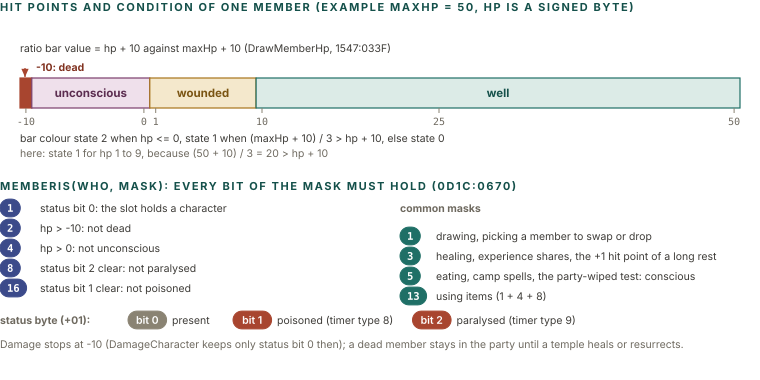

Here is the Python script that generated this plot:
import sys; sys.path.insert(0, '.')
from figlib import *

MAXHP = 50
c = Canvas(760, 380)
c.section(0, 11, "Hit points and condition of one member (example maxHp = 50, hp is a signed byte)")

X0, X1 = 20, 740
lo, hi = -10, MAXHP
def px(v):
    return X0 + (v - lo) / float(hi - lo + 1) * (X1 - X0)
AY = 78
H = 30
# bands
bands = [(-10, -10, "red", "dead"), (-9, 0, "plum", "unconscious"), (1, 9, "ochre", "wounded"), (10, MAXHP, "teal", "well")]
for a, b, k, t in bands:
    tc, sc, fc = PAL[k]
    c.rect(px(a), AY, px(b + 1) - px(a), H, fill=SOLID[k] if a == -10 else fc, stroke=sc, sw=1.2, rx=0)
    if b - a >= 6:
        c.text((px(a) + px(b + 1)) / 2, AY + 19, t, size=11.5, weight=700, color=tc, anchor="middle")
c.text(px(-10) + 16, AY - 7, "-10: dead", size=10.5, weight=700, color="#80311F")
c.arrow([(px(-10) + 5, AY - 10), (px(-10) + 5, AY - 1)], color=SOLID["red"])
# ticks
for v in [-10, 0, 1, 10, 25, 50]:
    x = px(v) + (px(v + 1) - px(v)) / 2
    c.line(x, AY + H, x, AY + H + 5, stroke=GREY)
    c.text(x, AY + H + 17, str(v), size=10, color=MUTED, anchor="middle", mono=True)

# bar colour states
c.text(X0, AY - 26, "ratio bar value = hp + 10 against maxHp + 10 (DrawMemberHp, 1547:033F)", size=10.5, color=INK2)
by = AY + H + 34
c.text(X0, by, "bar colour state 2 when hp <= 0, state 1 when (maxHp + 10) / 3 > hp + 10, else state 0", size=10.5, color=INK2)
c.text(X0, by + 15, "here: state 1 for hp 1 to 9, because (50 + 10) / 3 = 20 > hp + 10", size=10.5, color=MUTED)

# MemberIs table
TY = 196
c.section(0, TY - 6, "MemberIs(who, mask): every bit of the mask must hold (0D1C:0670)")
bits = [("1", "status bit 0: the slot holds a character"), ("2", "hp > -10: not dead"), ("4", "hp > 0: not unconscious"),
        ("8", "status bit 2 clear: not paralysed"), ("16", "status bit 1 clear: not poisoned")]
for i, (b, t) in enumerate(bits):
    y = TY + 4 + i * 20
    c.pill(0, y + 8, b, "navy", size=10.5, solid=True, mono=True)
    c.text(40, y + 12, t, size=10.5, color=INK2)
uses = [("1", "drawing, picking a member to swap or drop"), ("3", "healing, experience shares, the +1 hit point of a long rest"),
        ("5", "eating, camp spells, the party-wiped test: conscious"), ("13", "using items (1 + 4 + 8)")]
c.text(400, TY + 16, "common masks", size=10.5, weight=700, color=MUTED)
for i, (m, t) in enumerate(uses):
    y = TY + 32 + i * 20
    c.pill(400, y + 8, m, "teal", size=10.5, solid=True, mono=True)
    c.text(436, y + 12, t, size=10.5, color=INK2)

# status byte
SY = 330
c.text(0, SY - 6, "status byte (+01):", size=10.5, weight=700, color=MUTED)
st = [("bit 0", "present", "grey"), ("bit 1", "poisoned (timer type 8)", "red"), ("bit 2", "paralysed (timer type 9)", "red")]
x = 128
for t, d, k in st:
    c.pill(x, SY - 10, t, k, size=10.5, solid=True)
    w = text_width(d, 10.5) + 20
    c.text(x + 44, SY - 6, d, size=10.5, color=INK2)
    x += 44 + text_width(d, 10.5) + 22
c.text(0, SY + 18, "Damage stops at -10 (DamageCharacter keeps only status bit 0 then); a dead member stays in the party until a temple heals or resurrects.", size=10.5, color=MUTED)
c.save("figs/chr_status.svg")
